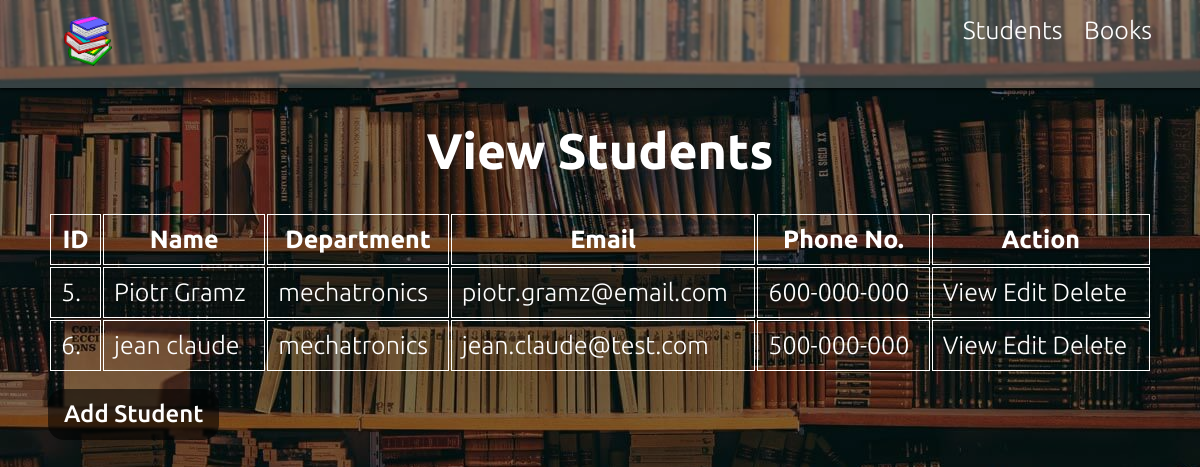
The app's page /digital_library/students.php with its own data.
### tables this page shows
CREATE TABLE `students` (
  `id` int(11) NOT NULL AUTO_INCREMENT,
  `name` varchar(255) NOT NULL,
  `password` varchar(255) NOT NULL,
  `department` varchar(255) NOT NULL,
  `phone_number` varchar(255) NOT NULL,
  `email` varchar(255) NOT NULL,
  PRIMARY KEY (`id`)
);

### digital_library/lib/database.php (called while the page is built, shortened)
<?php
class Database
{
	private $connection = null;
	private $host = "localhost";
	private $port = 3306;
	private $db = "my_digital_libray";
	private $user = "root";
	private $password = "";
	private $db_prefix = "";
	function __construct() {
		$this->connection = $this->connect($this->host, $this->user, $this->password, $this->db, $this->port);
	}
	function getRows($table, $fields = "*", $data = array(), $glue = "AND", $orderBy = null, $limit = null) {
		$cnt_data = count($data);
		$clause = "";
		$this->results = array();
		$q = "SELECT ".$fields." FROM `".$this->db_prefix.$table."`".$clause.$orderBy.$limit;
		$result = $this->query($q);
		while($row = $this->fetchRows($result)) {
			$this->results[] = $row;
		}
		return $this->results;
	}
	private function connect($host, $user, $password, $db, $port) {
		return mysqli_connect($host, $user, $password, $db, $port);
	}
	function query($sql) {
		$query = mysqli_query($this->connection, $sql);
		return $query;
	}
	private function fetchRows($result) {
		return mysqli_fetch_assoc($result);
	}
}
?>

### digital_library/students.php (the view)
<?php include('header.php'); ?>
<h1>View Students</h1>
<table>
        <thead>
                <tr>
                        <th>ID</th>
                        <th>Name</th>
                        <th>Department</th>
                        <th>Email</th>
                        <th>Phone No.</th>
                        <th>Action</th>
                </tr>
        </thead>
        <tbody>
                <?php $studentS=$database->getRows("students"); foreach($studentS as $student) { ?>
                        <tr>
                                <td><?php echo $student['id']; ?>.</td>
                                <td><?php echo $student['name']; ?></td>
                                <td><?php echo $student['department']; ?></td>
                                <td><?php echo $student['email']; ?></td>
                                <td><?php echo $student['phone_number']; ?></td>
                                <td>
                                        <a href="view-student.php?id=<?php echo $student['id']; ?>"
                                                class="table-button">View</a>
                                        <a href="edit-student.php?id=<?php echo $student['id']; ?>"
                                                class="table-button">Edit</a>
                                        <a href="process.php?action=delete_student&id=<?php echo $student['id']; ?>"
                                                class="table-button">Delete</a>
                                </td>
                        </tr>
                <?php } ?>
        </tbody>
</table>
<a href="./add-student.php" class="button-below-table">Add Student</a>

### digital_library/style.css (style rules this page uses)
body { margin: 0; background-image: url('./img/Essential-Books.jpg'); background-size: cover; background-color: color(srgb 0.5 0.5 0.5); background-blend-mode: multiply; font-size: 25px; font-family: "Ubuntu", sans-serif; font-weight: 300; font-style: normal; color: white; }
a { color: white; text-decoration: none; margin-left: 1rem; }
h1 { text-align: center; font-weight: 700; }
button, input[type='submit'], a:not(.navlink):not(.table-button):not(.home-link) { font-weight: 500; font-family: "Ubuntu", sans-serif; background-color: #00000094; backdrop-filter: blur(1px); border-radius: 1rem; font-size: 1.5rem; color: white; padding: 0.7rem 1rem; }
table { width: 100%; }
table:not(.view-table) td, table th { border: 1px solid white; padding: 10px; }
td a { margin-left: 0; }
.button-below-table { margin-left: 0; margin-top: 1rem; display: block; width: max-content; }

### records on screen
students: id "5", name "Piotr Gramz", department "mechatronics", email "piotr.gramz@email.com", phone_number "600-000-000"
students: id "6", name "jean claude", department "mechatronics", email "jean.claude@test.com", phone_number "500-000-000"
